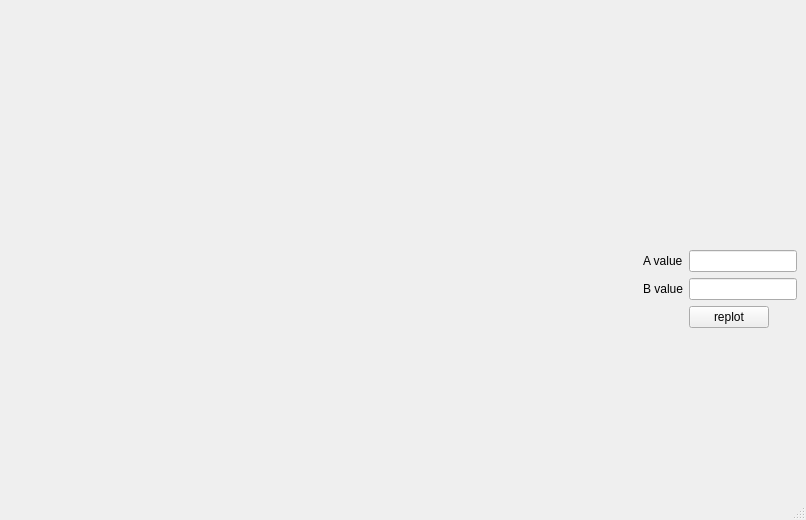
<?xml version="1.0" encoding="UTF-8"?>
<ui version="4.0">
 <class>MainWindow</class>
 <widget class="QMainWindow" name="MainWindow">
  <property name="geometry">
   <rect>
    <x>0</x>
    <y>0</y>
    <width>806</width>
    <height>520</height>
   </rect>
  </property>
  <property name="windowTitle">
   <string>MainWindow</string>
  </property>
  <widget class="QWidget" name="centralwidget">
   <layout class="QGridLayout" name="gridLayout">
    <item row="5" column="4">
     <widget class="QLineEdit" name="lineA">
      <property name="sizePolicy">
       <sizepolicy hsizetype="Maximum" vsizetype="Maximum">
        <horstretch>0</horstretch>
        <verstretch>0</verstretch>
       </sizepolicy>
      </property>
     </widget>
    </item>
    <item row="2" column="0" rowspan="8">
     <widget class="QCustomPlot" name="widget" native="true">
      <property name="sizePolicy">
       <sizepolicy hsizetype="Preferred" vsizetype="Expanding">
        <horstretch>0</horstretch>
        <verstretch>0</verstretch>
       </sizepolicy>
      </property>
     </widget>
    </item>
    <item row="6" column="4">
     <widget class="QLineEdit" name="lineB">
      <property name="sizePolicy">
       <sizepolicy hsizetype="Maximum" vsizetype="Maximum">
        <horstretch>0</horstretch>
        <verstretch>0</verstretch>
       </sizepolicy>
      </property>
     </widget>
    </item>
    <item row="6" column="3">
     <widget class="QLabel" name="valueB">
      <property name="sizePolicy">
       <sizepolicy hsizetype="Maximum" vsizetype="Preferred">
        <horstretch>0</horstretch>
        <verstretch>0</verstretch>
       </sizepolicy>
      </property>
      <property name="text">
       <string>B value</string>
      </property>
     </widget>
    </item>
    <item row="5" column="3">
     <widget class="QLabel" name="valueA">
      <property name="text">
       <string>A value</string>
      </property>
     </widget>
    </item>
    <item row="7" column="4">
     <widget class="QPushButton" name="pushButton">
      <property name="sizePolicy">
       <sizepolicy hsizetype="Maximum" vsizetype="Fixed">
        <horstretch>0</horstretch>
        <verstretch>0</verstretch>
       </sizepolicy>
      </property>
      <property name="text">
       <string>replot</string>
      </property>
     </widget>
    </item>
    <item row="4" column="3" colspan="2">
     <widget class="QLabel" name="label2">
      <property name="sizePolicy">
       <sizepolicy hsizetype="Preferred" vsizetype="Preferred">
        <horstretch>0</horstretch>
        <verstretch>0</verstretch>
       </sizepolicy>
      </property>
      <property name="text">
       <string/>
      </property>
     </widget>
    </item>
    <item row="8" column="4">
     <widget class="QLabel" name="label">
      <property name="text">
       <string/>
      </property>
     </widget>
    </item>
   </layout>
  </widget>
  <widget class="QMenuBar" name="menubar">
   <property name="geometry">
    <rect>
     <x>0</x>
     <y>0</y>
     <width>806</width>
     <height>26</height>
    </rect>
   </property>
  </widget>
  <widget class="QStatusBar" name="statusbar"/>
 </widget>
 <customwidgets>
  <customwidget>
   <class>QCustomPlot</class>
   <extends>QWidget</extends>
   <header>qcustomplot.h</header>
   <container>1</container>
  </customwidget>
 </customwidgets>
 <resources/>
 <connections/>
</ui>
